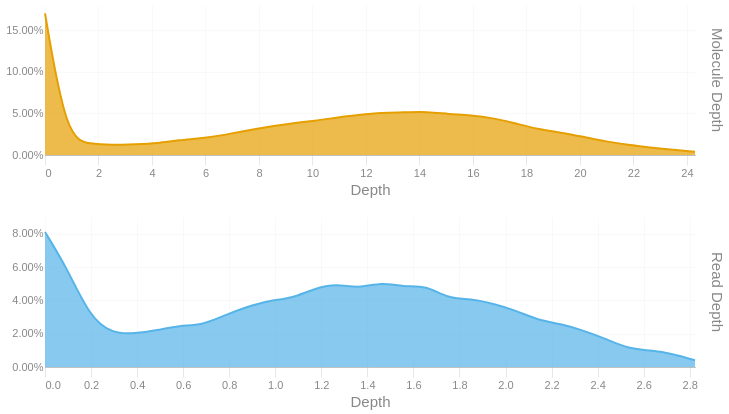

Notebook code cell kept with this figure:
### Code cell
readdep = depth_hist(tb['Read Depth'], q99, 3)
readdep = readdep.with_columns(pl.lit('Read Depth').alias('Metric'))
if not SKIPLR:
    moldep = depth_hist(tb['Molecule Depth'], mol_q99, 1)
    moldep = moldep.with_columns(pl.lit('Molecule Depth').alias('Metric'))
    _hist = pl.concat([readdep, moldep])
    _hist = _hist.filter(pl.col('Proportion') != 0)
    with SafeRender(_hist):
        (
            alt.Chart(_hist)        
            .mark_area(interpolate = "basis")
            .encode(
                x=alt.X('Bin:Q').scale(domainMin=0).axis(alt.Axis(title='Depth')),
                y = alt.Y('Proportion:Q', title = None).axis(format = '.2%'),
                color = alt.Color('Metric:N').legend(None),
                row = alt.Row("Metric:N").header(title = None, labelOrient = 'right'),
                tooltip = [
                    alt.Tooltip("Metric:N", title = "Metric"),
                    alt.Tooltip('Interval:N', title = "Depth Interval"),
                    alt.Tooltip('Proportion:Q', title = "% Alignments").format('.2%')
                ]
            )
            .resolve_scale(x='independent', y='independent')
            .properties(
                height = 150, width = 650,
                usermeta={'embedOptions': {'downloadFileName': f'{samplename}.depth.hist'}}
            )
        ).display()
else:
    readdep = readdep.filter(pl.col('Proportion') != 0)
    with SafeRender(readdep):
        (
            alt.Chart(readdep)        
            .mark_area(interpolate = "basis")
            .encode(
                x=alt.X('Bin:Q').scale(domainMin=0).axis(alt.Axis(title='Depth')),
                y = alt.Y('Proportion:Q', title = None).axis(format = '.2%'),
                tooltip = [
                    alt.Tooltip('Interval:N', title = "Depth Interval"),
                    alt.Tooltip('Proportion:Q', title = "% Alignments").format('.2%')
                ]
            )
            .properties(
                usermeta={'embedOptions': {'downloadFileName': f'{samplename}.depth.hist'}}
            )
        ).display()

### Figure 1 — Vega-Lite specification as saved in the notebook (floating-point values rounded to 4 significant figures)
{"width": 650, "height": 150, "config": {"title": {"anchor": "start", "dy": -15, "fontSize": 18, "color": "#888888", "subtitleColor": "#888888", "subtitleFontSize": 14}, "arc": {"fill": "#0072B2"}, "axis": {"domainColor": "#888888", "domainWidth": 0.5, "gridWidth": 0.2, "grid": false, "titleFontWeight": 400, "titleFontSize": 15, "labelFontSize": 11, "labelColor": "#888888", "tickColor": "#888888", "tickWidth": 0.2, "titleColor": "#888888"}, "axisBand": {"grid": false}, "axisX": {"grid": true, "tickSize": 10, "domainCap": "round"}, "axisY": {"domain": false, "grid": true, "tickSize": 0, "domainCap": "round"}, "background": "transparent", "header": {"labelFontSize": 15, "labelColor": "#888888", "titleFontSize": 15, "titleFontWeight": 600, "titleColor": "#888888"}, "legend": {"labelFont": "sans-serif", "labelFontSize": 12, "labelColor": "#888888", "symbolSize": 100, "symbolType": "circle", "titleFontSize": 12, "titlePadding": 10, "titleColor": "#888888", "title": null}, "range": {"category": ["#E69F00", "#56B4E9", "#009E73", "#F0E442", "#0072B2", "#D55E00", "#CC79A7", "#000000"], "diverging": ["#cfe8f3", "#a2d4ec", "#73bfe2", "#46abdb", "#1696d2", "#12719e"]}, "area": {"fill": "#0072B2", "fillOpacity": 0.7, "line": true, "strokeOpacity": 0.7}, "line": {"color": "#0072B2", "stroke": "#0072B2", "strokeWidth": 2}, "trail": {"color": "#0072B2", "stroke": "#0072B2", "strokeWidth": 0, "size": 1}, "point": {"filled": true, "fillOpacity": 1.0, "size": 95}, "text": {"color": "#888888", "fontSize": 11, "align": "right", "fontWeight": 400, "size": 11}, "bar": {"fill": "#0072B2", "stroke": null}, "view": {"stroke": null, "continuousWidth": 660, "continuousHeight": 400}}, "data": {"name": "data-259e8289e30b97843b156ced5233b89a"}, "mark": {"type": "area", "interpolate": "basis"}, "encoding": {"color": {"field": "Metric", "legend": null, "type": "nominal"}, "row": {"field": "Metric", "header": {"title": null, "labelOrient": "right"}, "type": "nominal"}, "tooltip": [{"field": "Metric", "title": "Metric", "type": "nominal"}, {"field": "Interval", "title": "Depth Interval", "type": "nominal"}, {"field": "Proportion", "format": ".2%", "title": "% Alignments", "type": "quantitative"}], "x": {"axis": {"title": "Depth"}, "field": "Bin", "scale": {"domainMin": 0}, "type": "quantitative"}, "y": {"axis": {"format": ".2%"}, "field": "Proportion", "title": null, "type": "quantitative"}}, "resolve": {"scale": {"x": "independent", "y": "independent"}}, "usermeta": {"embedOptions": {"downloadFileName": "TF26LRJL0091_50B_H_10484332_23Y22YLT4_L7.depth.hist"}}, "$schema": "https://vega.github.io/schema/vega-lite/v6.4.1.json", "datasets": {"data-259e8289e30b97843b156ced5233b89a": [{"Bin": 0.0, "Interval": "0.0-0.097", "Proportion": 0.081, "Metric": "Read Depth"}, {"Bin": 0.097, "Interval": "0.097-0.195", "Proportion": 0.059, "Metric": "Read Depth"}, {"Bin": 0.195, "Interval": "0.195-0.292", "Proportion": 0.03, "Metric": "Read Depth"}, {"Bin": 0.292, "Interval": "0.292-0.389", "Proportion": 0.02, "Metric": "Read Depth"}, {"Bin": 0.389, "Interval": "0.389-0.487", "Proportion": 0.02, "Metric": "Read Depth"}, {"Bin": 0.487, "Interval": "0.487-0.584", "Proportion": 0.022, "Metric": "Read Depth"}, {"Bin": 0.584, "Interval": "0.584-0.681", "Proportion": 0.025, "Metric": "Read Depth"}, {"Bin": 0.681, "Interval": "0.681-0.779", "Proportion": 0.025, "Metric": "Read Depth"}, {"Bin": 0.779, "Interval": "0.779-0.876", "Proportion": 0.031, "Metric": "Read Depth"}, {"Bin": 0.876, "Interval": "0.876-0.973", "Proportion": 0.036, "Metric": "Read Depth"}, {"Bin": 0.973, "Interval": "0.973-1.071", "Proportion": 0.04, "Metric": "Read Depth"}, {"Bin": 1.071, "Interval": "1.071-1.168", "Proportion": 0.041, "Metric": "Read Depth"}, {"Bin": 1.168, "Interval": "1.168-1.265", "Proportion": 0.047, "Metric": "Read Depth"}, {"Bin": 1.265, "Interval": "1.265-1.363", "Proportion": 0.05, "Metric": "Read Depth"}, {"Bin": 1.363, "Interval": "1.363-1.46", "Proportion": 0.047, "Metric": "Read Depth"}, {"Bin": 1.46, "Interval": "1.46-1.557", "Proportion": 0.051, "Metric": "Read Depth"}, {"Bin": 1.557, "Interval": "1.557-1.655", "Proportion": 0.048, "Metric": "Read Depth"}, {"Bin": 1.655, "Interval": "1.655-1.752", "Proportion": 0.049, "Metric": "Read Depth"}, {"Bin": 1.752, "Interval": "1.752-1.849", "Proportion": 0.041, "Metric": "Read Depth"}, {"Bin": 1.849, "Interval": "1.849-1.947", "Proportion": 0.041, "Metric": "Read Depth"}, {"Bin": 1.947, "Interval": "1.947-2.044", "Proportion": 0.038, "Metric": "Read Depth"}, {"Bin": 2.044, "Interval": "2.044-2.141", "Proportion": 0.034, "Metric": "Read Depth"}, {"Bin": 2.141, "Interval": "2.141-2.239", "Proportion": 0.028, "Metric": "Read Depth"}, {"Bin": 2.239, "Interval": "2.239-2.336", "Proportion": 0.026, "Metric": "Read Depth"}, {"Bin": 2.336, "Interval": "2.336-2.433", "Proportion": 0.022, "Metric": "Read Depth"}, {"Bin": 2.433, "Interval": "2.433-2.531", "Proportion": 0.017, "Metric": "Read Depth"}, {"Bin": 2.531, "Interval": "2.531-2.628", "Proportion": 0.011, "Metric": "Read Depth"}, {"Bin": 2.628, "Interval": "2.628-2.725", "Proportion": 0.01, "Metric": "Read Depth"}, {"Bin": 2.725, "Interval": "2.725-2.823", "Proportion": 0.008, "Metric": "Read Depth"}, {"Bin": 2.823, "Interval": "2.823-2.92", "Proportion": 0.004, "Metric": "Read Depth"}, {"Bin": 0.0, "Interval": "0.0-0.8", "Proportion": 0.17, "Metric": "Molecule Depth"}, {"Bin": 0.8, "Interval": "0.8-1.7", "Proportion": 0.02, "Metric": "Molecule Depth"}, {"Bin": 1.7, "Interval": "1.7-2.5", "Proportion": 0.013, "Metric": "Molecule Depth"}, {"Bin": 2.5, "Interval": "2.5-3.4", "Proportion": 0.012, "Metric": "Molecule Depth"}, {"Bin": 3.4, "Interval": "3.4-4.2", "Proportion": 0.013, "Metric": "Molecule Depth"}, {"Bin": 4.2, "Interval": "4.2-5.0", "Proportion": 0.014, "Metric": "Molecule Depth"}, {"Bin": 5.0, "Interval": "5.0-5.9", "Proportion": 0.018, "Metric": "Molecule Depth"}, {"Bin": 5.9, "Interval": "5.9-6.7", "Proportion": 0.02, "Metric": "Molecule Depth"}, {"Bin": 6.7, "Interval": "6.7-7.5", "Proportion": 0.024, "Metric": "Molecule Depth"}, {"Bin": 7.5, "Interval": "7.5-8.4", "Proportion": 0.029, "Metric": "Molecule Depth"}, {"Bin": 8.4, "Interval": "8.4-9.2", "Proportion": 0.034, "Metric": "Molecule Depth"}, {"Bin": 9.2, "Interval": "9.2-10.1", "Proportion": 0.038, "Metric": "Molecule Depth"}, {"Bin": 10.1, "Interval": "10.1-10.9", "Proportion": 0.041, "Metric": "Molecule Depth"}, {"Bin": 10.9, "Interval": "10.9-11.7", "Proportion": 0.045, "Metric": "Molecule Depth"}, {"Bin": 11.7, "Interval": "11.7-12.6", "Proportion": 0.048, "Metric": "Molecule Depth"}, {"Bin": 12.6, "Interval": "12.6-13.4", "Proportion": 0.051, "Metric": "Molecule Depth"}, {"Bin": 13.4, "Interval": "13.4-14.3", "Proportion": 0.051, "Metric": "Molecule Depth"}, {"Bin": 14.3, "Interval": "14.3-15.1", "Proportion": 0.052, "Metric": "Molecule Depth"}, {"Bin": 15.1, "Interval": "15.1-15.9", "Proportion": 0.049, "Metric": "Molecule Depth"}, {"Bin": 15.9, "Interval": "15.9-16.8", "Proportion": 0.048, "Metric": "Molecule Depth"}, {"Bin": 16.8, "Interval": "16.8-17.6", "Proportion": 0.044, "Metric": "Molecule Depth"}, {"Bin": 17.6, "Interval": "17.6-18.4", "Proportion": 0.038, "Metric": "Molecule Depth"}, {"Bin": 18.4, "Interval": "18.4-19.3", "Proportion": 0.031, "Metric": "Molecule Depth"}, {"Bin": 19.3, "Interval": "19.3-20.1", "Proportion": 0.027, "Metric": "Molecule Depth"}, {"Bin": 20.1, "Interval": "20.1-21.0", "Proportion": 0.022, "Metric": "Molecule Depth"}, {"Bin": 21.0, "Interval": "21.0-21.8", "Proportion": 0.016, "Metric": "Molecule Depth"}, {"Bin": 21.8, "Interval": "21.8-22.6", "Proportion": 0.012, "Metric": "Molecule Depth"}, {"Bin": 22.6, "Interval": "22.6-23.5", "Proportion": 0.009, "Metric": "Molecule Depth"}, {"Bin": 23.5, "Interval": "23.5-24.3", "Proportion": 0.006, "Metric": "Molecule Depth"}, {"Bin": 24.3, "Interval": "24.3-25.15", "Proportion": 0.004, "Metric": "Molecule Depth"}]}}
